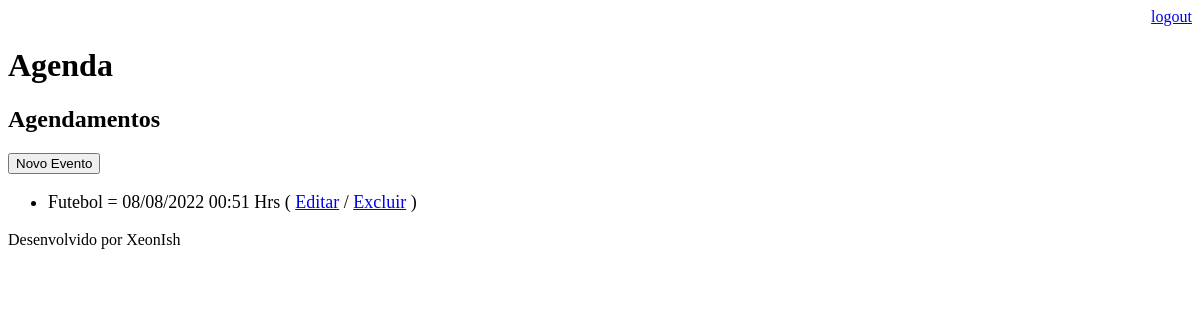
The page /agenda/ (signed in) on the database as committed earlier.
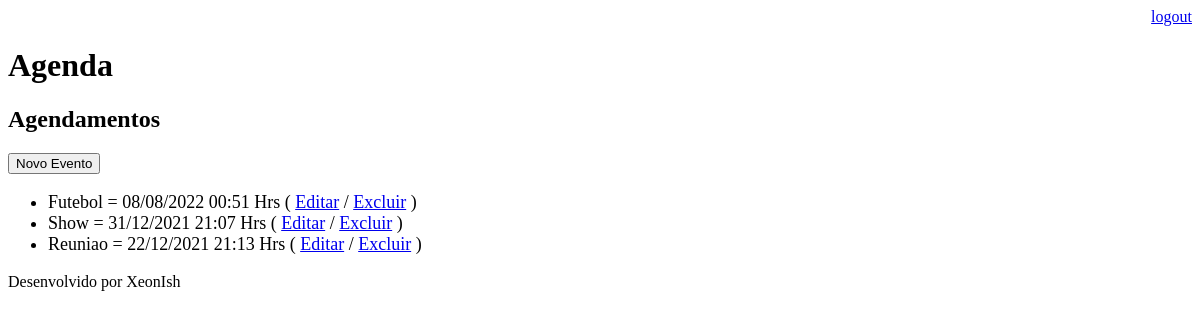
The same page on the database as committed later.
### core/models.py (models this page shows, shortened)
class Evento(models.Model):
    titulo = models.CharField(max_length=100)
    descricao = models.TextField(blank=True, null=True)
    data_evento = models.DateTimeField(verbose_name='Data do evento')
    data_criacao = models.DateTimeField(auto_now=True)
    usuario = models.ForeignKey(User, on_delete=models.CASCADE)
    class Meta:
        db_table = 'evento'
    def get_data_evento(self):
        return self.data_evento.strftime('%d/%m/%Y %H:%M Hrs')

### core/views.py (the view)
# urls.py: path('agenda/', views.lista_eventos),
@login_required(login_url='/login/')
def lista_eventos(request):
    usuario = request.user
    evento = Evento.objects.filter(usuario=usuario)
    dados = {'eventos': evento}
    return render(request, 'agenda.html', dados)

### templates/agenda.html
{% extends "model-page.html" %}
{% block content %}
    <h2>Agendamentos</h2>
    <a href="evento/">
    <button type="button">Novo Evento</button>
    </a>
    <ul style="font-size: 18px">
    {% for evento in eventos %}
        <li>
            {{ evento.titulo }} = {{ evento.get_data_evento}}
            ( <a href="evento/?id={{ evento.id }}">Editar</a>
            / <a href="evento/delete/{{ evento.id }}/">Excluir</a> )
        </li>
    {% endfor %}
    </ul>
{% endblock %}

Rows that differ between the two databases and show on the page:
added Evento: titulo "Show", get_data_evento "31/12/2021 21:07 Hrs"
added Evento: titulo "Reuniao", get_data_evento "22/12/2021 21:13 Hrs"
